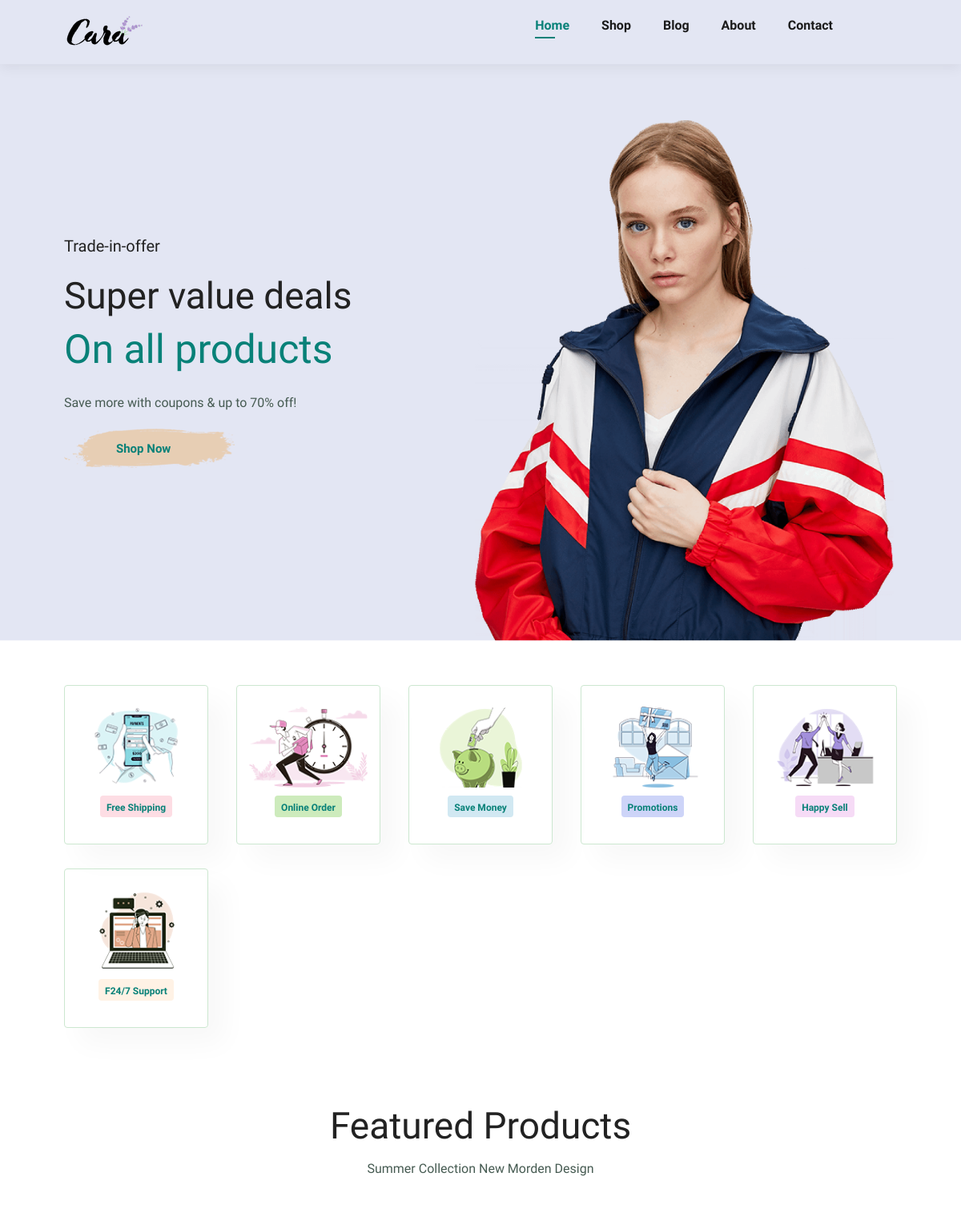
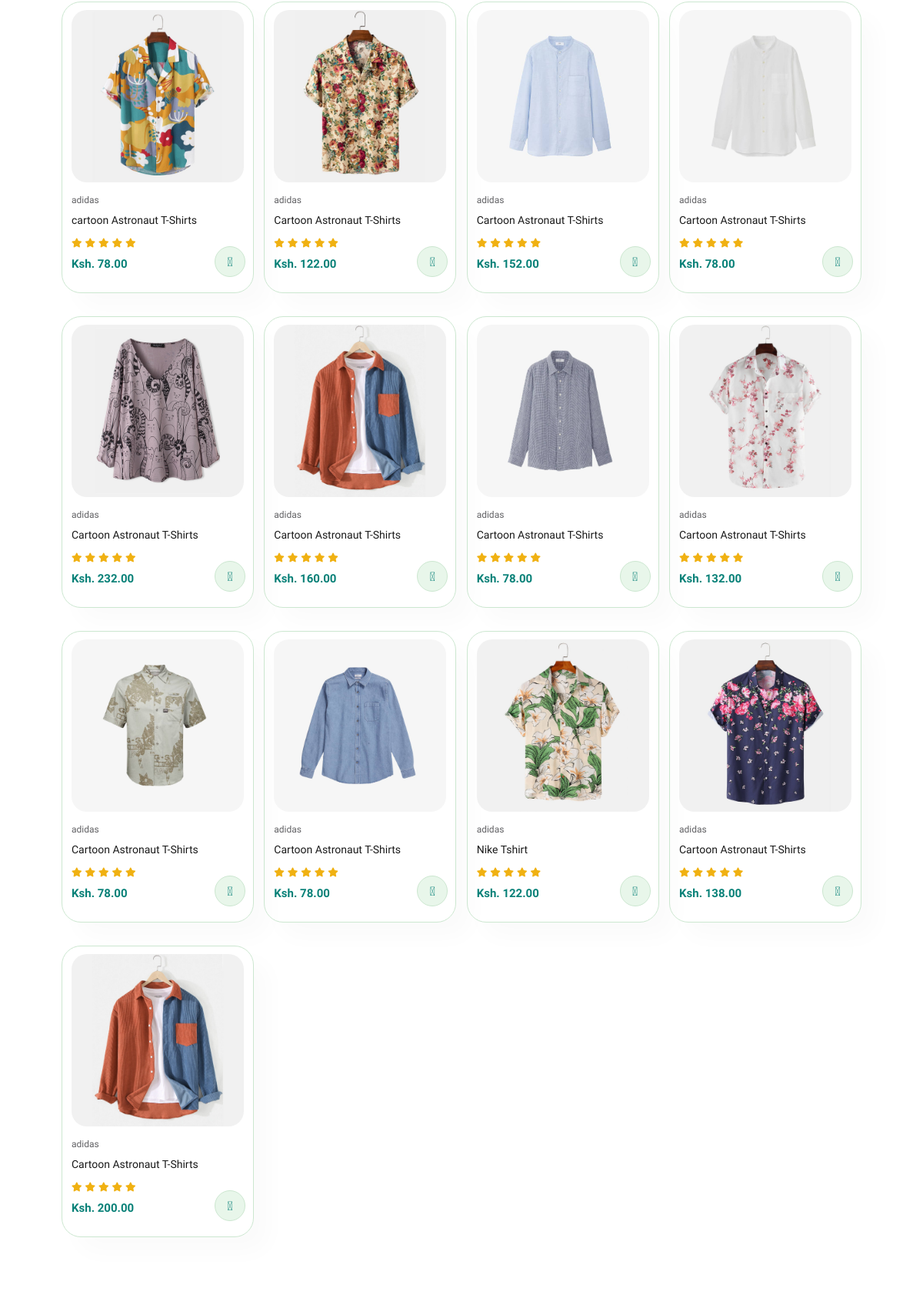
The page / (upper part) on the database its author committed (2 pictures, top to bottom).
### tables this page shows
CREATE TABLE `product` (
  `item_id` int(11) NOT NULL,
  `item_brand` varchar(200) NOT NULL,
  `item_name` varchar(255) NOT NULL,
  `item_price` double(10,2) NOT NULL,
  `item_image` varchar(255) NOT NULL,
  `item_register` datetime DEFAULT NULL
);

### database/DBController.php (called while the page is built, shortened)
<?php
class DBController
{
    protected $host = 'localhost';
    protected $user = 'root';
    protected $password = '';
    protected $database = 'shopping';
    public function __construct()
    {
        $this->con = mysqli_connect($this->host, $this->user, $this->password, $this->database);
    }
}

### functions.php (called while the page is built, shortened)
<?php
 require ('database/DBController.php');
 require ('database/product.php');
$db = new DBController();
$product = new Product($db);
$product_shuffle = $product->getData();
$Cart = new Cart($db);

### database/product.php (called while the page is built, shortened)
<?php
class product
{
    public $db = null;
    public function __construct(DBController $db)
    {
        $this->db = $db;
    }
    public function getData($table = 'product'){
       $result =  $this->db->con->query($query = "SELECT * FROM {$table}");
       $resultArray = array();
       while($item = mysqli_fetch_array($result, MYSQLI_ASSOC)){
           $resultArray[] = $item;
       }
       return $resultArray;
    }
}

### index.php (the view, shortened to what this page needs)
<!doctype html>
<html lang="en">
<head>
    <link href="https://cdn.jsdelivr.net/npm/bootstrap@5.1.3/dist/css/bootstrap.min.css" rel="stylesheet">
    <link rel="stylesheet" href="https://pro.fontawesome.com/releases/v5.10.0/css/all.css" />
    <link rel="stylesheet" href="style.css">
    <?php
        require ('functions.php');
    ?>
</head>
<body>
    <section id="header">
        <a href="index.php"><img src="img/logo.png" class="logo" alt=""></a>
        <div>
            <ul id="navbar">
                <li><a class="active" href="index.php">Home</a></li>
                <li><a href="shop.php">Shop</a></li>
                <li><a href="blog.php">Blog</a></li>
                <li><a href="about.php">About</a></li>
                <li><a href="contact.php">Contact</a></li>
                <li id="lg-bag"><a href="cart.php"><i class="far fa-shopping-bag"></i></a></li>
            </ul>
        </div>
    </section>
    <section id="hero">
        <h4>Trade-in-offer</h4>
        <h2>Super value deals</h2>
        <h1>On all products</h1>
        <p>Save more with coupons & up to 70% off! </p>
        <button>Shop Now</button>
    </section>
    <section id="feature" class="section-p1">
        <div class="fe-box">
            <img src="img/features/f1.png" alt="">
            <h6>Free Shipping</h6>
        </div>
        <div class="fe-box">
            <img src="img/features/f2.png" alt="">
            <h6>Online Order</h6>
        </div>
        <div class="fe-box">
            <img src="img/features/f3.png" alt="">
            <h6>Save Money</h6>
        </div>
        <div class="fe-box">
            <img src="img/features/f4.png" alt="">
            <h6>Promotions</h6>
        </div>
        <div class="fe-box">
            <img src="img/features/f5.png" alt="">
            <h6>Happy Sell</h6>
        </div>
        <div class="fe-box">
            <img src="img/features/f6.png" alt="">
            <h6>F24/7 Support</h6>
        </div>
    </section>
    <?php
    shuffle($product_shuffle);
    ?>
    <section id="product1" class="section-p1">
        <h2>Featured Products</h2>
        <p>Summer Collection New Morden Design</p>
        <div class="pro-container">
            <?php
                foreach($product_shuffle as $item) {
            ?>
            <div class="pro">
                <a href="<?php printf('%s?item_id=%s', 'sproduct.php',  $item['item_id']); ?>">
                <img src="<?php echo $item['item_image']??"img/products/f1.jpg:"?>" alt=""></a>
                <div class="des">
                    <span>adidas</span>
                    <h5><?php echo $item['item_name']?? "unknown"; ?></h5>
                    <div class="star">
                        <i class="fas fa-star"></i>
                        <i class="fas fa-star"></i>
                        <i class="fas fa-star"></i>
                        <i class="fas fa-star"></i>
                        <i class="fas fa-star"></i>
                    </div>
                    <h4>Ksh. <?php echo $item['item_price']?? '0';?></h4>
                </div>
                <form method="post">
                    <?php
                    if (in_array($item['item_id'], $Cart->getCartId($product->getData('cart')) ?? [])){
                        echo '<button type="submit" disabled class=""></button>';
                    }else{
                        echo '<button type="submit" name="product_submit" class="fal fa-shopping-cart cart"></button>';
                    }
                    ?>
                </form>
            </div>
            <?php }  ?>
        </div>
    </section>
</body>
</html>

### style.css (style rules this page uses)
* { margin: 0; padding: 0; box-sizing: border-box; font-family: 'Spartan', sans-serif; }
html { scroll-behavior: smooth; }
h1 { font-size: 50px; line-height: 64px; color: #222; }
h2 { font-size: 46px; line-height: 54px; color: #222; }
h4 { font-size: 20px; color: #222; }
h6 { font-weight: 700; font-size: 12px; }
p { font-size: 16px; color: #465b52; margin: 15px 0 20px 0; }
.section-p1 { padding: 40px 80px; }
body { width: 100%; }
#header { display: flex; align-items: center; justify-content: space-between; padding: 20px 80px; background: #E3E6F3; position: sticky; top: 0; left: 0; z-index: 999; box-shadow: 0 5px 15px rgba(0, 0, 0, 0.06); }
#navbar { display: flex; align-items: center; justify-content: center; }
#navbar li { list-style: none; padding: 0 20px; position: relative; }
#navbar li a { text-decoration: none; font-size: 16px; font-weight: 600; color: #1a1a1a; transition: 0.3s ease; }
#navbar li a:hover, #navbar li a.active { color: #088178; }
#navbar li a.active::after, #navbar li a:hover::after { content: ""; width: 30%; height: 2px; background: #088178; position: absolute; bottom: -4px; left: 20px; }
#navbar li a i { font-weight: 500; font-size: 20px; }
#hero { display: flex; flex-direction: column; align-items: flex-start; justify-content: center; padding: 0 80px; background-image: url("img/hero4.png"); width: 100%; height: 90vh; background-size: cover; background-position: top 25% right 0; }
#hero h4 { padding-bottom: 15px; }
#hero h1 { color: #088178; }
#hero button { background-image: url("img/button.png"); background-color: transparent; color: #088178; border: 0; padding: 14px 80px 14px 65px; background-repeat: no-repeat; cursor: pointer; font-weight: 700; font-size: 15px; }
#feature { display: flex; align-items: center; justify-content: space-between; flex-wrap: wrap; }
#feature .fe-box { width: 180px; text-align: center; padding: 25px 15px; border-radius: 4px; border: 1px solid #cce7d0; box-shadow: 20px 20px 34px rgba(0, 0, 0, .03); transition: 0.3s ease; margin: 15px 0; }
#feature .fe-box img { width: 100%; margin-bottom: 10px; }
#feature .fe-box h6 { display: inline-block; padding: 9px 8px 6px 8px; line-height: 1; border-radius: 4px; color: #088178; background-color: #fddde4; }
#feature .fe-box:nth-child(2) h6 { background-color: #cdebbc; }
#feature .fe-box:nth-child(3) h6 { background-color: #d1e8f2; }
#feature .fe-box:nth-child(4) h6 { background-color: #cdd4f8; }
#feature .fe-box:nth-child(5) h6 { background-color: #f6dbf6; }
#feature .fe-box:nth-child(6) h6 { background-color: #fff2e5; }
#product1 { text-align: center; }
#product1 .pro-container { display: flex; flex-wrap: wrap; justify-content: space-between; padding-top: 20px; }
#product1 .pro { width: 23%; min-width: 250px; padding: 10px 12px; border: 1px solid #cce7d0; border-radius: 25px; transition: .2s; position: relative; cursor: pointer; box-shadow: 20px 20px 30px rgba(0, 0, 0, 0.02); margin: 15px 0; }
#product1 .pro img { width: 100%; border-radius: 20px; }
#product1 .pro .des { text-align: start; padding: 10px 0; }
#product1 .pro .des span { color: #606063; font-size: 12px; }
#product1 .pro .des h5 { padding-top: 7px; color: #1a1a1a; font-size: 14px; transition: 0.2s; }
#product1 .pro .des i { color: rgb(240, 177, 18); font-size: 12px; }
#product1 .pro .des h4 { padding-top: 7px; font-size: 15px; font-weight: 700; color: #088178; }
#product1 .pro .cart { width: 40px; height: 40px; line-height: 40px; border-radius: 50px; background-color: #e8f6ea; font-weight: 500; color: #088178; border: 1px solid #cce7d0; transition: 0.2s; position: absolute; bottom: 20px; right: 10px; }

### rows shown on the page
product: item_image (picture), item_name "cartoon Astronaut T-Shirts", item_price "78.00"
product: item_image (picture), item_name "Cartoon Astronaut T-Shirts", item_price "122.00"
product: item_image (picture), item_name "Cartoon Astronaut T-Shirts", item_price "152.00"
product: item_image (picture), item_name "Cartoon Astronaut T-Shirts", item_price "78.00"
product: item_image (picture), item_name "Cartoon Astronaut T-Shirts", item_price "232.00"
product: item_image (picture), item_name "Cartoon Astronaut T-Shirts", item_price "160.00"
product: item_image (picture), item_name "Cartoon Astronaut T-Shirts", item_price "78.00"
product: item_image (picture), item_name "Cartoon Astronaut T-Shirts", item_price "132.00"
product: item_image (picture), item_name "Cartoon Astronaut T-Shirts", item_price "78.00"
product: item_image (picture), item_name "Cartoon Astronaut T-Shirts", item_price "78.00"
product: item_image (picture), item_name "Nike Tshirt", item_price "122.00"
product: item_image (picture), item_name "Cartoon Astronaut T-Shirts", item_price "138.00"
product: item_image (picture), item_name "Cartoon Astronaut T-Shirts", item_price "200.00"
